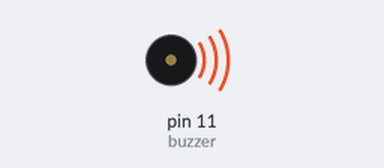
A sketch run on a simulated Arduino Uno, built with avr-gcc and run on an emulated ATmega328P. On the bench: buzzer (waves = sounding).

Above: at 0.1 s.
At 89.4 s:
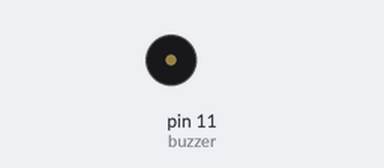
Timing chart, 0 to 90.9 s (numbered marks = the images above):
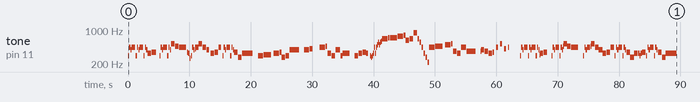

The sketch:

Fukashigi_no_Carte.ino
```cpp
void setup() {
  Serial.begin(9600);
  pinMode(11, OUTPUT);

  uint8_t Notes[][2] = {
    {42, 4}, {49, 4}, {47, 4}, //0
    {49, 12}, {42, 4}, {49, 4}, {47, 4}, //1
    {49, 12}, {42, 4}, {49, 4}, {47, 4}, //2
    {44, 12}, {45, 16}, //3
    {0, 8}, {42, 4}, {49, 4}, {47, 4}, //4
    {49, 12}, {42, 4}, {49, 4}, {47, 4}, //5
    {52, 12}, {50, 12}, //6
    {49, 24}, //7
    {45, 4}, {44, 4}, {40, 4}, {42, 4}, {49, 4}, {47, 4}, //8
    {48, 1}, {49, 11}, {52, 12}, //9
    {49, 12}, {47, 8}, {0, 4}, //10
    {44, 12}, {45, 12}, //11
    {49, 8}, {0, 4}, {42, 4}, {49, 4}, {47, 4}, //12
    {49, 12}, {42, 4}, {49, 4}, {47, 4}, //13
    {45, 12}, {41, 12}, //14
    {44, 36}, //15
    {0, 12}, //16
    {42, 18}, {43, 6}, //17
    {43, 18}, {0, 6}, //18
    {44, 18}, {45, 6}, //19
    {41, 12}, {42, 12}, //20
    {47, 32}, //21
    {0, 12}, //22
    {47, 18}, {48, 6}, //23
    {48, 3}, {0, 21}, //24
    {49, 18}, {50, 6}, //25
    {44, 12}, {42, 12}, //26
    {47, 16}, {42, 6}, //27
    {44, 24}, //28
    {0, 12}, {42, 12}, //29
    {44, 12}, {45, 12}, //30
    {44, 6}, {0, 6}, {42, 3}, {41, 3}, {42, 3}, {44, 3}, //31
    {49, 3}, {44, 3}, {49, 3}, {51, 3}, {53, 3}, {51, 3}, {53, 3}, {54, 3}, //32
    {56, 18}, {57, 6}, //33
    {57, 24}, //34
    {58, 18}, {59, 6}, //35
    {55, 12}, {56, 12}, //36
    {61, 12}, {56, 6}, {53, 6}, //37
    {49, 6}, {44, 6}, {41, 6}, {37, 6}, //38
    {49, 18}, {50, 6}, //39
    {50, 18}, {0, 6}, //40
    {51, 18}, {52, 6}, //41
    {46, 12}, {44, 12}, //42
    {49, 18}, {46, 6}, //43
    {46, 24}, //44
    {0, 12}, {46, 1}, {47, 11}, //45
    {46, 12}, {44, 12}, //46
    {45, 6}, {0, 6}, {49, 6}, {0, 6}, //47
    {52, 6}, {0, 6}, {48, 6}, {0, 6}, //48
    {49, 3}, {0, 21}, //49
    {0, 12}, {42, 4}, {49, 4}, {47, 4}, //50
    {49, 12}, {42, 4}, {49, 4}, {47, 4}, //51
    {49, 12}, {42, 4}, {49, 4}, {47, 4}, //52
    {43, 1}, {44, 11}, {45, 12}, //53
    {0, 12}, {42, 4}, {49, 4}, {47, 4}, //54
    {49, 12}, {42, 4}, {49, 4}, {47, 4}, //55
    {50, 1}, {52, 11}, {50, 12}, //56
    {49, 24}, //57
    {0, 12}, {42, 4}, {49, 4}, {47, 4}, //58
    {49, 11}, {50, 1}, {52, 12}, //59
    {49, 12}, {47, 12}, //60
    {44, 12}, {45, 12}, //61
    {49, 12}, {42, 4}, {49, 4}, {47, 4}, //62
    {49, 12}, {42, 4}, {49, 4}, {47, 4}, //63
    {45, 12}, {41, 12}, //64
    {44, 12}, {44, 4}, {42, 4}, {44, 4}, //65
    {45, 12}, {42, 4}, {49, 4}, {47, 4}, //66
    {49, 12}, {42, 4}, {49, 4}, {47, 4}, //67
    {45, 12}, {41, 12}, //68
    {44, 36}, //69
    {0, 12} //70
  };


  byte bpm = 140;
  byte buzzer = 11;
  int SizeNotes =  (sizeof(Notes) / sizeof(*Notes));

  Play(Notes, SizeNotes, bpm, buzzer);

}


void loop() {


}

float Frecuency(int note, int octave){

  int hz = 440 * pow(1.05946309436, 12 * (octave - 4) + note - 10);
  return hz;

}


float nKey_Hz(uint8_t nKey){

  if(nKey >= 1 && nKey <= 88){
    int sum = 0;
    nKey += 9;
    while(nKey > 12){
      sum++;
      nKey -= 12;
    }
    int N = nKey;
    int Oc = sum;

    float hz = Frecuency(N, Oc);
    return hz;
  }
  else {
    return 0;
  }
}


void Play(uint8_t Notes[][2], int SizeNotes, byte bpm, byte buzzer){

  float start = millis();
  float keep = start;
  float beatDuration = 60000 / bpm;

  for (int i = 0; i < SizeNotes; i++) {

    float noteDuration = (Notes[i][1] * beatDuration) / 8;
    float Frecuency = nKey_Hz(Notes[i][0]);

    if(Frecuency > 0){
      while(millis() <= keep + (noteDuration * 0.9)){
        tone(buzzer, Frecuency);
      }
      while(millis() >= keep + (noteDuration * 0.9) && millis() <= keep + noteDuration){
        noTone(buzzer);
      }
    }
    else{
      while(millis() <= keep + noteDuration){
        noTone(buzzer);
      }
    }
    keep += noteDuration;
  }
}
```
